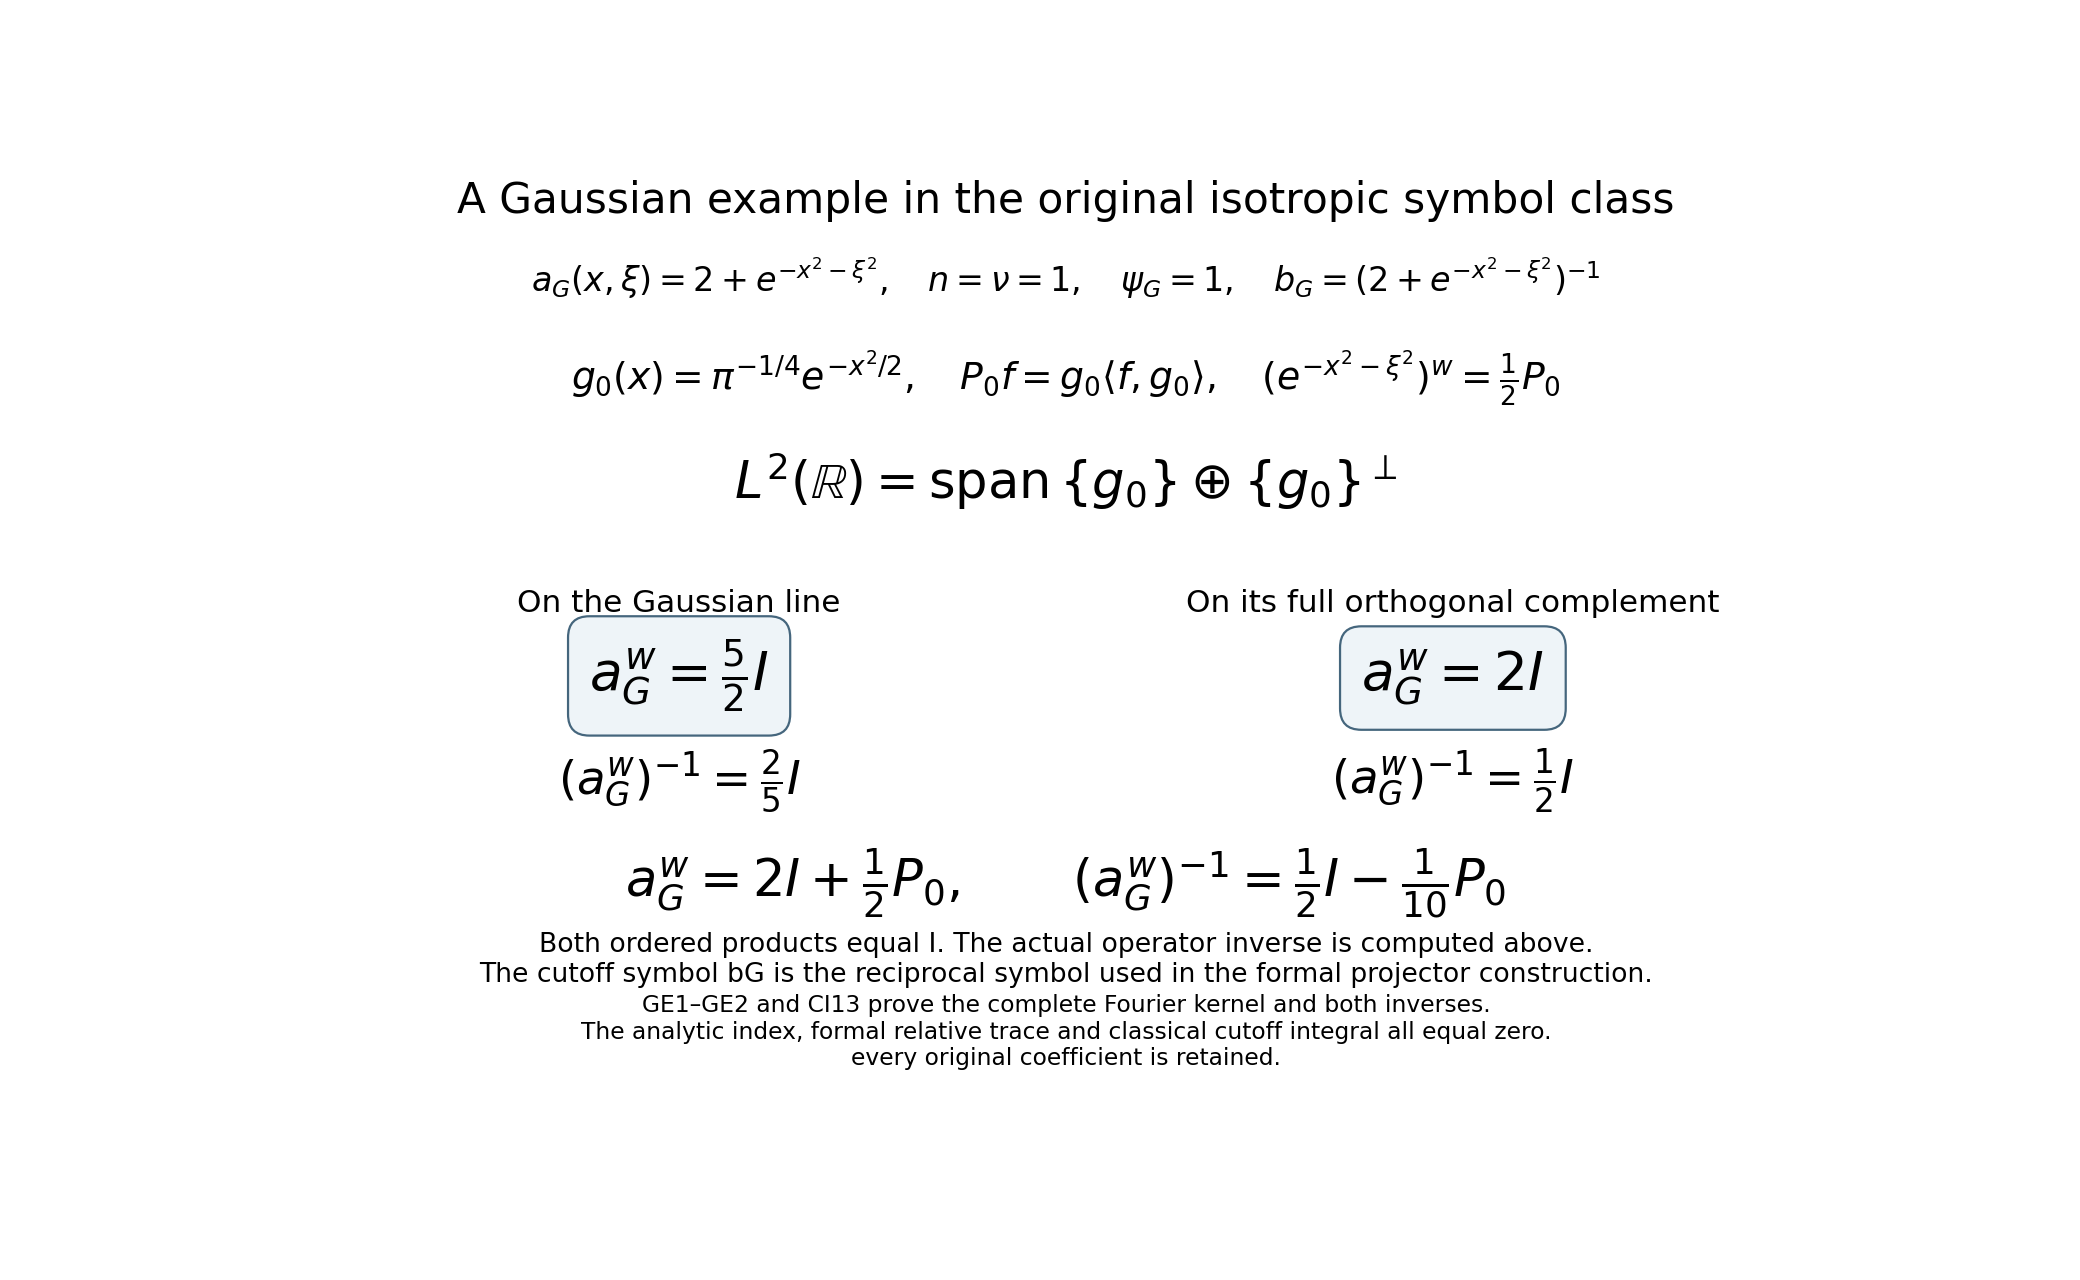

Recreate this plot in Python.
"""Draw the full Gaussian Weyl operator and its exact inverse in GE1--GE2."""
from pathlib import Path
import matplotlib
matplotlib.use('Agg')
import matplotlib.pyplot as plt
P=Path(__file__).resolve().parent
fig,ax=plt.subplots(figsize=(13,8))
ax.set(xlim=(0,1),ylim=(0,1));ax.axis('off')
ax.text(.5,.94,'A Gaussian example in the original isotropic symbol class',ha='center',fontsize=19)
ax.text(.5,.86,r'$a_G(x,\xi)=2+e^{-x^2-\xi^2},\quad n=\nu=1,\quad \psi_G=1,\quad b_G=(2+e^{-x^2-\xi^2})^{-1}$',ha='center',fontsize=15)
ax.text(.5,.76,r'$g_0(x)=\pi^{-1/4}e^{-x^2/2},\quad P_0f=g_0\langle f,g_0\rangle,\quad (e^{-x^2-\xi^2})^w=\frac{1}{2}P_0$',ha='center',fontsize=17)
ax.text(.5,.65,r'$L^2(\mathbb{R})=\operatorname{span}\{g_0\}\oplus\{g_0\}^{\perp}$',ha='center',fontsize=23)
for x,title,operator,inverse in [(.26,'On the Gaussian line',r'$a_G^w=\frac{5}{2} I$',r'$(a_G^w)^{-1}=\frac{2}{5} I$'),(.74,'On its full orthogonal complement',r'$a_G^w=2I$',r'$(a_G^w)^{-1}=\frac{1}{2} I$')]:
    ax.text(x,.535,title,ha='center',fontsize=14)
    ax.text(x,.455,operator,ha='center',fontsize=24,bbox=dict(boxstyle='round,pad=.4',fc='#eef4f8',ec='#45667d'))
    ax.text(x,.35,inverse,ha='center',fontsize=21)
ax.text(.5,.245,r'$a_G^w=2I+\frac{1}{2}P_0,\qquad (a_G^w)^{-1}=\frac{1}{2}I-\frac{1}{10}P_0$',ha='center',fontsize=23)
ax.text(.5,.16,'Both ordered products equal I. The actual operator inverse is computed above.\nThe cutoff symbol bG is the reciprocal symbol used in the formal projector construction.',ha='center',fontsize=12)
ax.text(.5,.075,'GE1–GE2 and CI13 prove the complete Fourier kernel and both inverses.\nThe analytic index, formal relative trace and classical cutoff integral all equal zero.\nevery original coefficient is retained.',ha='center',fontsize=10.5)
fig.savefig(P/'relative-projector-gaussian-example.svg')
fig.savefig(P/'relative-projector-gaussian-example.png',dpi=160)
